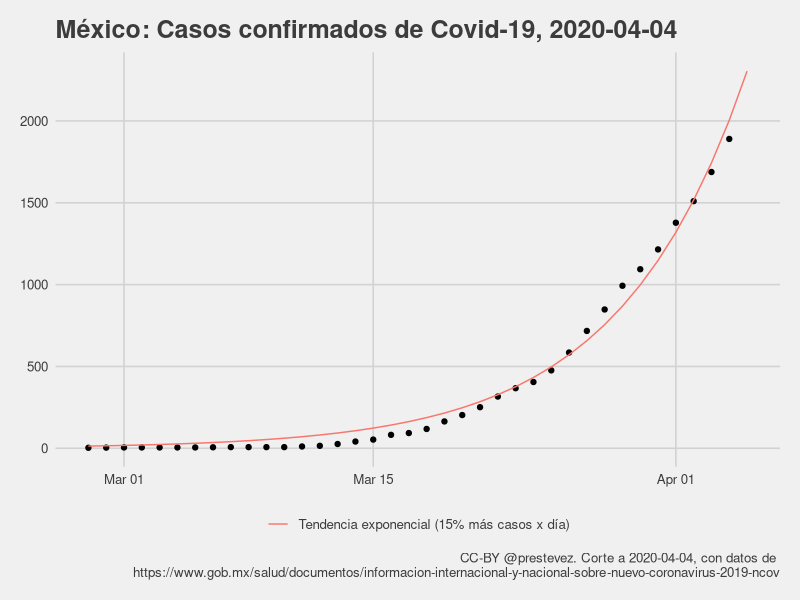
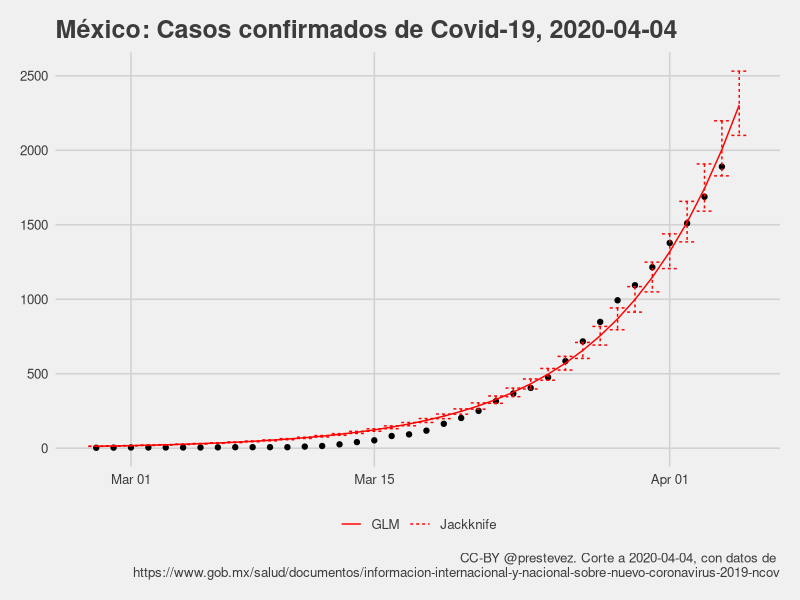
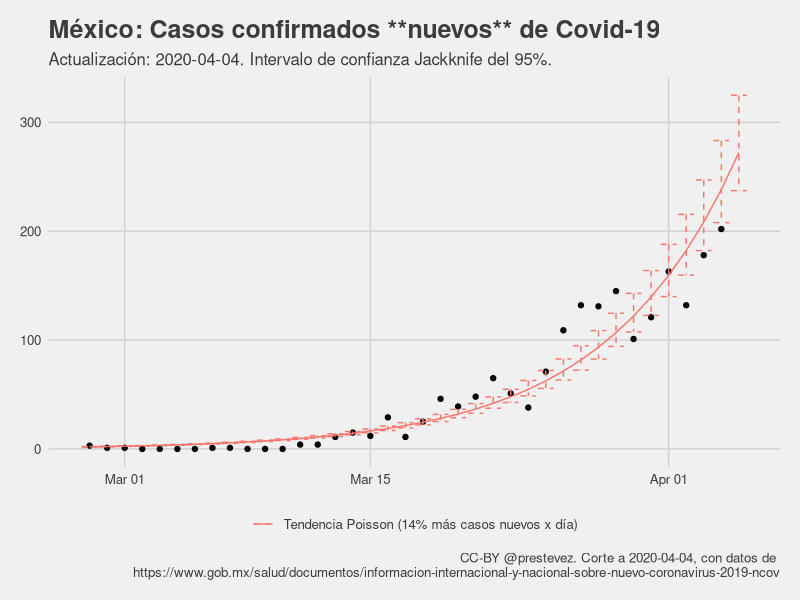

The R script that drew these images, in order: (Note: this script raises an error after producing the figures.)
## ---- chunk 1

require(tidyverse)
require(ggthemes)
require(lubridate)

casos <- read_csv("confirmados.csv")

casos$t <- (nrow(casos)-1):0

casos %>%
  filter(casos > 0) %>%
  arrange(date) -> casos

m1 <- glm(casos ~ t,
          data = casos,
          family = gaussian("log"))

max_date <- max(casos$date) + 1
max_t <- max(casos$t) + 1

modelo <- paste0("Tendencia exponencial (",
                 round((exp(m1[[1]][2])-1)*100),
                 "% más casos x día)")
tibble(
  date = max_date,
  casos = NA,
  t = max_t,
  predicted = predict(m1, newdata = data.frame(t = max_t), type = "response")
  ) %>%
  bind_rows(
    mutate(casos,
      predicted = predict(m1, type = "response"))) %>%
  arrange(date) -> casos_with_predictions

hoy <- max_date - 1

pg <- "https://www.gob.mx/salud/documentos/informacion-internacional-y-nacional-sobre-nuevo-coronavirus-2019-ncov"

casos_with_predictions %>%
  ggplot(aes(date, casos)) +
  geom_point() +
  theme_fivethirtyeight() +
  geom_line(aes(y = predicted, colour = modelo)) +
  xlab("Total de casos") +
  labs(title = paste0("México: Casos confirmados de Covid-19, ", hoy),
       caption = paste0("CC-BY @prestevez. Corte a ", hoy, ", con datos de \n", pg)) +
  theme(legend.title = element_blank()) -> p1

ggsave("casos.png", p1, width = 7, height = 5)

## ---- chunk 2
summary(m1)
## ---- chunk 3
### Jackknife estimate?

lapply(1:nrow(casos), function(x){
  glm(casos ~ t, 
      data = casos[-x,],
      family = gaussian("log"))
}) -> m1_jk_ls

sapply(m1_jk_ls, function(x) coef(x)) %>% data.frame() %>%
  mutate(var = rownames(.)) %>%
  pivot_longer(-var, names_to = "rep") %>%
  group_by(var) %>%
  summarise(Estimate = mean(value),
            ci_low = quantile(value, 0.025),
            ci_high = quantile(value, 0.975)) -> m1_jk

pred_jk <- function(model, t, type = c("Estimate", "ci_low", "ci_high")){
  terms <- unlist(model[,type[1]])
  preds <- exp(terms[1] + (terms[2] * t))
  return(preds)
}


casos_with_predictions %>%
  mutate(Jackknife = pred_jk(m1_jk, t = t),
         Jackknife_low = pred_jk(m1_jk, t = t, "ci_low"),
         Jackknife_high = pred_jk(m1_jk, t = t, "ci_high")) -> casos_with_predictions_jk

casos_with_predictions_jk %>%
  ggplot(aes(date, casos)) + 
  geom_point() +
  theme_fivethirtyeight() +
  geom_line(aes(y = predicted, linetype = "GLM"), colour = "red") +
  #geom_line(aes(y = Jackknife, linetype = "Jackknife"), colour = "red") +
  geom_errorbar(aes(ymin = Jackknife_low,
                    ymax = Jackknife_high,
                    linetype = "Jackknife"),
                colour = "red") + 
  xlab("Total de casos") + 
  labs(title = paste0("México: Casos confirmados de Covid-19, ", hoy),
       caption = paste0("CC-BY @prestevez. Corte a ", hoy, ", con datos de \n", pg)) +
  theme(legend.title = element_blank()) -> p1jk

ggsave("casos_jk.png", p1jk, width = 7, height = 5)

jk_pred <- filter(casos_with_predictions_jk, t == max_t)[,c(7,8)]

## ---- chunk 4
## Estimación Jackknife
m1_jk

## ---- chunk 5

read_csv("confirmados.csv") %>%
  mutate(t = (nrow(.)-1):0) %>%
  arrange(date) %>%
  mutate(casos_nuevos = casos-lag(casos),
         muertes_nuevas = muertes - lag(muertes)) %>%
  drop_na -> casos_ext

write_csv(casos_ext, "confirmados_extended.csv")

n1 <- glm(casos_nuevos ~ t,
          data = casos_ext,
          family = poisson("log"))


modelo_n <- paste0("Tendencia Poisson (",
                 round((exp(n1[[1]][2])-1)*100),
                 "% más casos nuevos x día)")
tibble(
  date = max_date,
  casos_nuevos = NA,
  t = max_t,
  predicted = predict(n1, newdata = data.frame(t = max_t), type = "response")
  ) %>%
  bind_rows(
    mutate(casos_ext,
      predicted = predict(n1, type = "response"))) %>%
  arrange(date) -> casos_nuevos_with_predictions


### Jackknife estimate?

lapply(1:nrow(casos_ext), function(x){
  glm(casos_nuevos ~ t, 
      data = casos_ext[-x,],
      family = poisson())
}) -> n1_jk_ls

sapply(n1_jk_ls, function(x) coef(x)) %>% data.frame() %>%
  mutate(var = rownames(.)) %>%
  pivot_longer(-var, names_to = "rep") %>%
  group_by(var) %>%
  summarise(Estimate = mean(value),
            ci_low = quantile(value, 0.025),
            ci_high = quantile(value, 0.975)) -> n1_jk

casos_nuevos_with_predictions %>%
  mutate(Jackknife = pred_jk(n1_jk, t = t),
         Jackknife_low = pred_jk(n1_jk, t = t, "ci_low"),
         Jackknife_high = pred_jk(n1_jk, t = t, "ci_high")) -> casos_nuevos_with_predictions_jk


casos_nuevos_with_predictions_jk %>%
  ggplot(aes(date, casos_nuevos)) +
  geom_point() +
  theme_fivethirtyeight() +
  geom_line(aes(y = predicted, colour = modelo_n)) +
  geom_errorbar(aes(ymin = Jackknife_low,
                    ymax = Jackknife_high,
                    colour = modelo_n),
                linetype = 2) + 
  xlab("Total de casos nuevos") +
  labs(title = "México: Casos confirmados **nuevos** de Covid-19",
       subtitle = paste0("Actualización: ", hoy, ". Intervalo de confianza Jackknife del 95%."),
       caption = paste0("CC-BY @prestevez. Corte a ", hoy, ", con datos de \n", pg)) +
  theme(legend.title = element_blank()) -> p1n

ggsave("casos_nuevos.png", p1n, width = 7, height = 5)

jk_pred_nuevos <- filter(casos_nuevos_with_predictions_jk, t == max_t)[,c(9,10)]

## ---- chunk 6
summary(n1)

## Estimación Jackknife
n1_jk

## ---- chunk 7

casos %>%
  filter(!t == (max_t-1)) %>%
  glm(casos ~ t, data = ., family = gaussian("log")) -> m1_yesterday

casos %>%
  filter(t == (max_t-1)) %>%
  predict(m1_yesterday, newdata = ., type = "response") -> predicted_today

casos %>%
  filter(t == (max_t-1)) %>%
  transmute(Fecha = date, Observados = casos) %>%
  mutate(Predicción = predicted_today,
         Error = Observados-Predicción) %>%
  write_csv("predicciones.csv", append = TRUE, col_names = FALSE)

read_csv("predicciones.csv") %>%
  knitr::kable(., digits = 2, 
               col.names = c("Fecha", "Casos Totales Observados", "Predicción", "Error"))


# Tabla con rangos JK

jk_model <- function(x, alpha = 0.05){
  dta <- model.frame(x)
  
  lapply(1:nrow(dta), function(n){
  update(x, 
      data = dta[-n,])
    }) -> models_list
  
  alpha2 <- alpha/2
  ci <- c(alpha2, 1- alpha2)
  
  sapply(models_list, function(x) coef(x)) %>% data.frame() %>%
  mutate(var = rownames(.)) %>%
  pivot_longer(-var, names_to = "rep") %>%
  group_by(var) %>%
  summarise(Estimate = mean(value),
            ci_low = quantile(value, ci[1]),
            ci_high = quantile(value, ci[2]))
  
}

jk_model(m1_yesterday) -> jk_yesterday

casos %>%
  filter(t == (max_t-1)) %$% 
  pred_jk(jk_yesterday, t = t, "ci_low") -> predicted_today_jk

casos %>%
  filter(t == (max_t-1)) %$% 
  pred_jk(jk_yesterday, t = t, "ci_high") %>% 
  c(predicted_today_jk, .) -> predicted_today_jk

casos %>%
  filter(t == (max_t-1)) %>%
  transmute(Fecha = date, Observados = casos) %>%
  mutate("Rango esperado" = paste(round(predicted_today_jk), collapse = "-"),
         "Fuera de rango" = ifelse(Observados < predicted_today_jk[1] | 
                                     Observados > predicted_today_jk[2], "Sí", "No")) %>%
   write_csv("predicciones_jk.csv", append = TRUE, col_names = FALSE)

read_csv("predicciones_jk.csv") %>%
  knitr::kable(., digits = 2, align = "c", caption = "Intervalos de confianza JK",
               col.names = c("Fecha", "Casos Totales Observados",  "Rango esperado", "Fuera de rango"))

## ---- chunk 8

casos_ext %>%
  filter(!t == (max_t-1)) %>%
  glm(casos_nuevos ~ t, data = ., family = poisson("log")) -> n1_yesterday

casos_ext %>%
  filter(t == (max_t-1)) %>%
  predict(n1_yesterday, newdata = ., type = "response") -> nuevos_predicted_today

casos_ext %>%
  filter(t == (max_t-1)) %>%
  transmute(Fecha = date, Observados = casos_nuevos) %>%
  mutate(Predicción = nuevos_predicted_today,
         Error = Observados-Predicción) %>%
  write_csv("predicciones_nuevos.csv", append = TRUE, col_names = FALSE)

read_csv("predicciones_nuevos.csv") %>%
  knitr::kable(., digits = 2, 
               col.names = c("Fecha", "Casos Nuevos Observados", "Predicción", "Error"))


# Tabla con rangos JK

jk_model(n1_yesterday) -> jk_n1_yesterday

casos_ext %>%
  filter(t == (max_t-1)) %$% 
  pred_jk(jk_n1_yesterday, t = t, "ci_low") -> nuevos_predicted_today_jk

casos_ext %>%
  filter(t == (max_t-1)) %$% 
  pred_jk(jk_n1_yesterday, t = t, "ci_high") %>% 
  c(nuevos_predicted_today_jk, .) -> nuevos_predicted_today_jk

casos_ext %>%
  filter(t == (max_t-1)) %>%
  transmute(Fecha = date, Observados = casos_nuevos) %>%
  mutate("Rango esperado" = paste(round(nuevos_predicted_today_jk), collapse = "-"),
         "Fuera de rango" = ifelse(Observados > nuevos_predicted_today_jk[1] | 
                                     Observados < nuevos_predicted_today_jk[2], "Sí", "No")) %>%
   write_csv("predicciones_nuevos_jk.csv", append = TRUE, col_names = FALSE)

read_csv("predicciones_nuevos_jk.csv") %>%
  knitr::kable(., digits = 2, align = "c", 
               caption = "Intervalos de confianza JK, casos nuevos.",
               col.names = c("Fecha", "Casos Nuevos Observados",  "Rango esperado", "Fuera de rango"))
